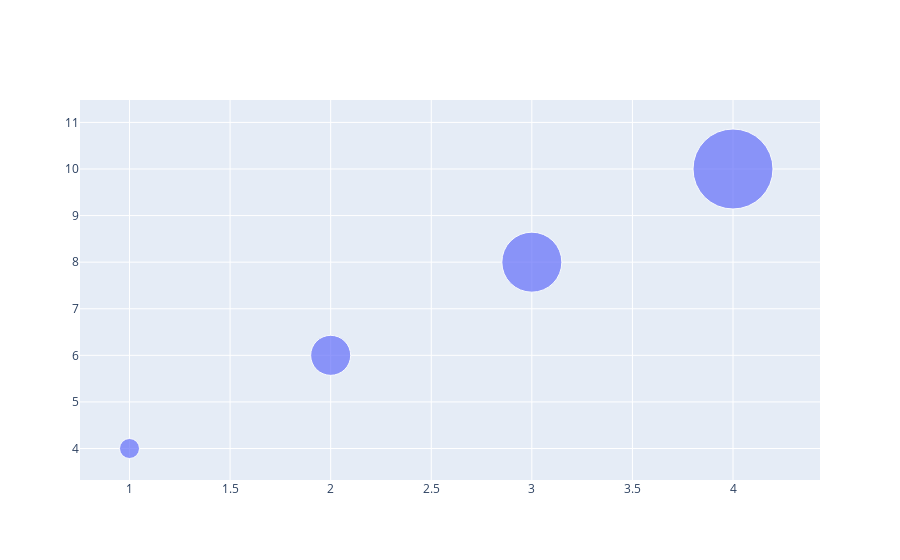

The notebook cell this image was saved under:
### Code cell
fig = go.Figure(go.Scatter(x=x, y = y, mode= "markers", marker_size = [20,40,60,80]))
fig.show()

### Figure 1 — Plotly figure (JSON) as saved in the notebook; plotly's stock layout.template omitted (floating-point values rounded to 4 significant figures)
{"data": [{"marker": {"size": [20, 40, 60, 80]}, "mode": "markers", "type": "scatter", "x": [1, 2, 3, 4], "y": [4, 6, 8, 10]}], "layout": {}}
